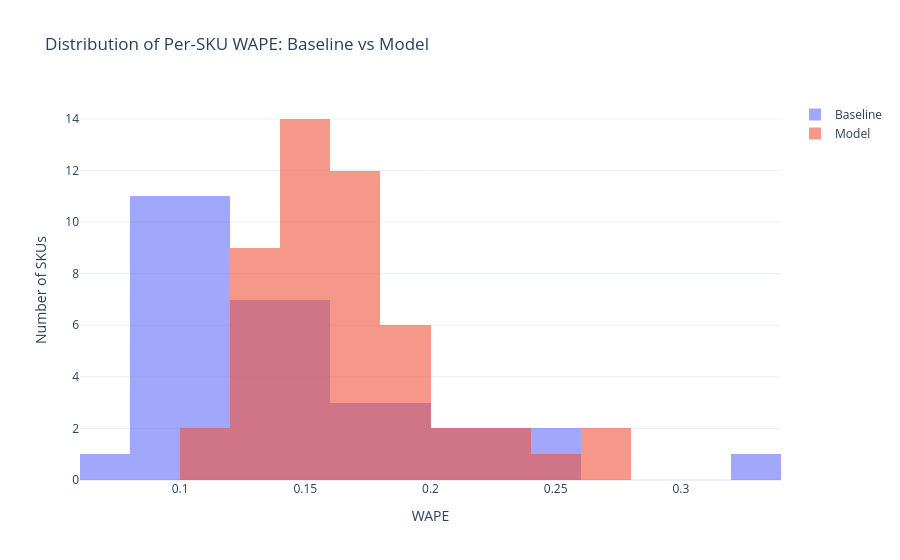

Here is the notebook cell this chart was saved with:
### Code cell
# Per-SKU WAPE distribution: baseline vs model
per_sku_baseline = backtest_period.groupby("SKU").apply(
    lambda d: wape(d["Units_Sold"], d["baseline_pred"])).rename("Baseline_WAPE")
per_sku_model = model_preds.groupby("SKU").apply(
    lambda d: wape(d["Units_Sold"], d["model_pred"])).rename("Model_WAPE")
per_sku_wape = pd.concat([per_sku_baseline, per_sku_model], axis=1).reset_index()

fig = go.Figure()
fig.add_trace(go.Histogram(x=per_sku_wape["Baseline_WAPE"], name="Baseline", opacity=0.6, nbinsx=15))
fig.add_trace(go.Histogram(x=per_sku_wape["Model_WAPE"], name="Model", opacity=0.6, nbinsx=15))
fig.update_layout(title="Distribution of Per-SKU WAPE: Baseline vs Model", barmode="overlay",
                   xaxis_title="WAPE", yaxis_title="Number of SKUs", template="plotly_white")
fig.show()

### Figure 1 — Plotly figure (JSON) as saved in the notebook; plotly's stock layout.template omitted (floating-point values rounded to 4 significant figures)
{"data": [{"name": "Baseline", "nbinsx": 15, "opacity": 0.6, "type": "histogram", "x": [0.1129, 0.1668, 0.1896, 0.2107, 0.1093, 0.1804, 0.09712, 0.1223, 0.1492, 0.1103, 0.325, 0.08588, 0.1408, 0.09444, 0.2351, 0.1288, 0.1278, 0.07015, 0.1157, 0.1352, 0.157, 0.1585, 0.12, 0.1319, 0.2527, 0.09348, 0.09797, 0.2095, 0.1119, 0.1747, 0.1043, 0.1642, 0.09211, 0.1162, 0.09074, 0.2442, 0.0964, 0.1529, 0.2355, 0.1082, 0.1306, 0.1049, 0.09056, 0.1205, 0.09841, 0.1474, 0.1126, 0.1561, 0.08473, 0.1801]}, {"name": "Model", "nbinsx": 15, "opacity": 0.6, "type": "histogram", "x": [0.1358, 0.1726, 0.2336, 0.1948, 0.149, 0.1688, 0.1005, 0.1414, 0.1721, 0.161, 0.2786, 0.1399, 0.125, 0.1605, 0.2063, 0.1461, 0.1753, 0.1271, 0.1385, 0.1022, 0.1661, 0.1814, 0.1562, 0.1931, 0.2756, 0.1427, 0.1379, 0.18, 0.1346, 0.1885, 0.1489, 0.1894, 0.1491, 0.1601, 0.1461, 0.1723, 0.1401, 0.1953, 0.2319, 0.1533, 0.2033, 0.1209, 0.1457, 0.1659, 0.1593, 0.1486, 0.1513, 0.1769, 0.1219, 0.2469]}], "layout": {"barmode": "overlay", "title": {"text": "Distribution of Per-SKU WAPE: Baseline vs Model"}, "xaxis": {"title": {"text": "WAPE"}}, "yaxis": {"title": {"text": "Number of SKUs"}}}}
